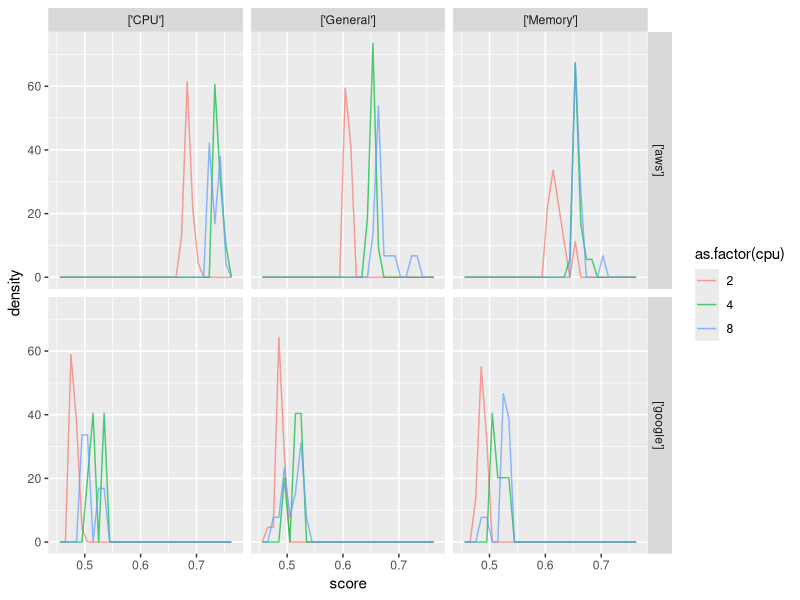
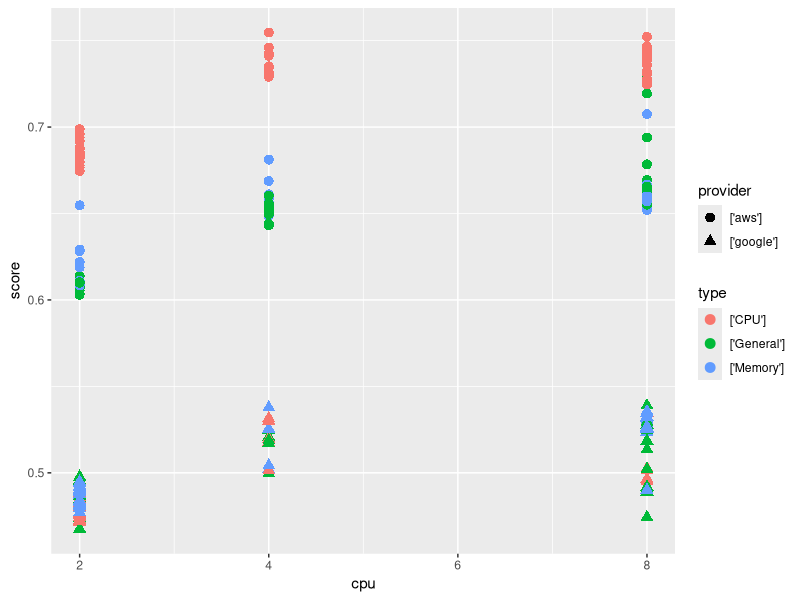
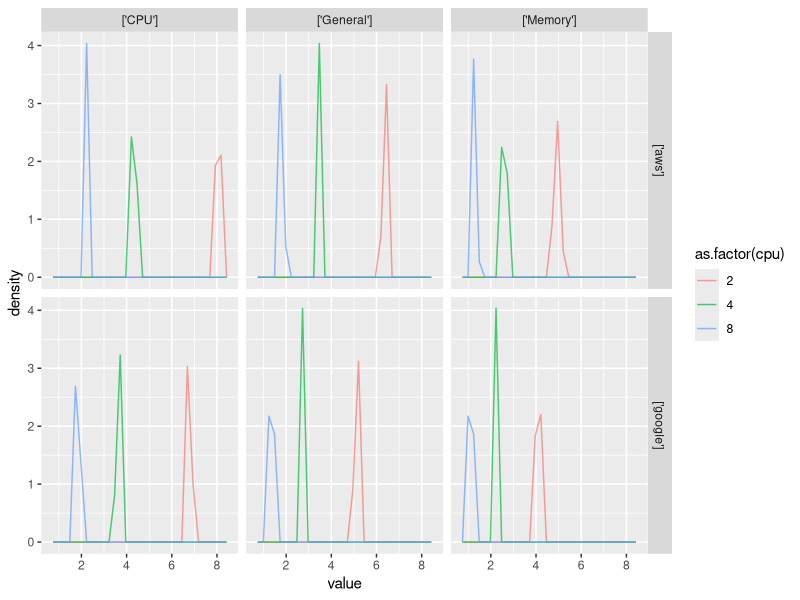
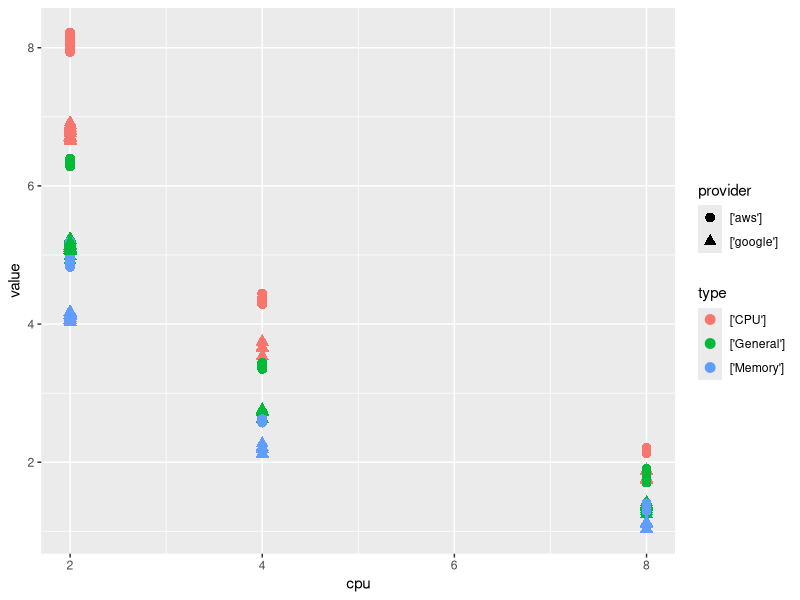

R code for these plots, in order:
library(ggplot2)

logs <- read.csv("vbench_results.csv")
logs$instance <- as.factor(logs$instance)
instance_types <- levels(logs$instance)

remove_square_brackets <- function(string, edge_length=1) {
  return(substr(string, 1+edge_length, nchar(string)-(edge_length)))
}

logs$cpu <- vapply(as.character(logs$cpu), function(x) return(strtoi(remove_square_brackets(x))), c(1))

## Score

means = c()
sds = c()

for (i in instance_types) {
  print(i)
  print(paste("Mean:", mean(logs[logs$instance==i,]$score)))
  means <- c(means, mean(logs[logs$instance==i,]$score))
  print(paste("SD:", sd(logs[logs$instance==i,]$score)))
  sds <- c(sds, sd(logs[logs$instance==i,]$score))
}

ggplot(logs, aes(score, color=as.factor(cpu))) +
  geom_freqpoly(aes(y=..density..), alpha=0.7) +
  facet_grid(rows=vars(provider), cols=vars(type))

ggplot(logs, aes(x=cpu, y=score, shape=provider, color=type)) + geom_point(size=3)


### Score/price
means = c()
sds = c()

for (i in instance_types) {
  print(i)
  print(paste("Mean:", mean(logs[logs$instance==i,]$value)))
  means <- c(means, mean(logs[logs$instance==i,]$value))
  print(paste("SD:", sd(logs[logs$instance==i,]$value)))
  sds <- c(sds, sd(logs[logs$instance==i,]$value))
}

ggplot(logs, aes(value, color=as.factor(cpu))) +
  geom_freqpoly(aes(y=..density..), alpha=0.7) +
  facet_grid(rows=vars(provider), cols=vars(type))

ggplot(logs, aes(x=cpu, y=value, shape=provider, color=type)) + geom_point(size=3)

